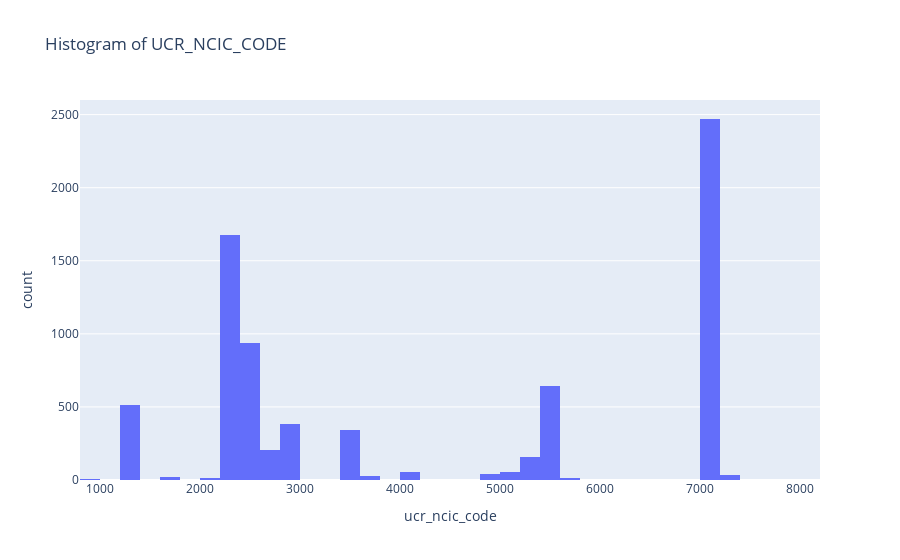

Notebook code for this chart:
### Code cell
# histogram of ucr_ncic_code 
fig = px.histogram(crimes, x="ucr_ncic_code", title="Histogram of UCR_NCIC_CODE")
fig.show()

### Figure 1 — Plotly figure (JSON) as saved in the notebook; plotly's stock layout.template omitted (floating-point values rounded to 4 significant figures; data arrays with more than 128 entries replaced by an {"elided": "..."} marker saying what was removed)
{"data": [{"alignmentgroup": "True", "bingroup": "x", "hovertemplate": "ucr_ncic_code=%{x}<br>count=%{y}<extra></extra>", "legendgroup": "", "marker": {"color": "#636efa"}, "name": "", "offsetgroup": "", "orientation": "v", "showlegend": false, "type": "histogram", "x": {"elided": "7584 int values"}, "xaxis": "x", "yaxis": "y"}], "layout": {"barmode": "relative", "legend": {"tracegroupgap": 0}, "title": {"text": "Histogram of UCR_NCIC_CODE"}, "xaxis": {"anchor": "y", "domain": [0, 1], "title": {"text": "ucr_ncic_code"}}, "yaxis": {"anchor": "x", "domain": [0, 1], "title": {"text": "count"}}}}
